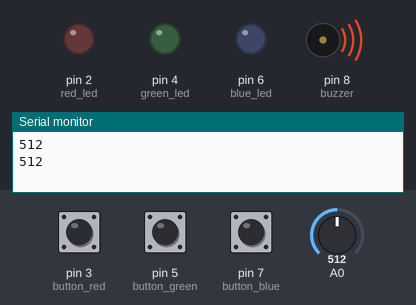
The sketch below on a simulated Arduino Uno, built with avr-gcc and run on an emulated ATmega328P. On the bench: output pins drawn as LEDs (lit = HIGH), buzzer (waves = sounding), the last lines printed to the serial monitor. The test bench sets the inputs (shaded band); at power-on: pin 3 (button_red) LOW, pin 5 (button_green) LOW, pin 7 (button_blue) LOW, A0 = 512.

Above: at 1.6 s.
1.7 s: pin 3 (button_red) pulled HIGH for 1 s
At 2.53 s:
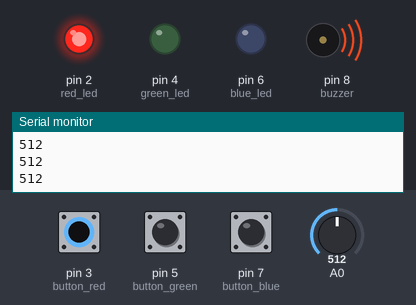
5.7 s: pin 5 (button_green) pulled HIGH for 1 s
At 5.98 s:
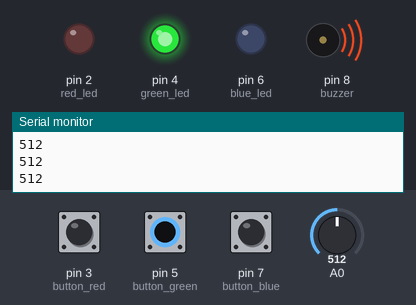
9.2 s: pin 7 (button_blue) pulled HIGH for 1 s
At 9.43 s:
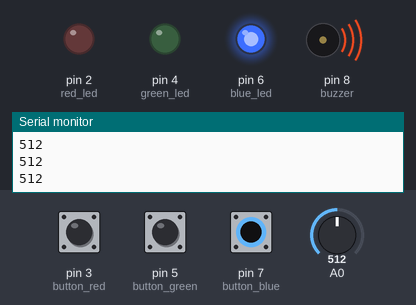
12.7 s: pin 3 (button_red) pulled HIGH for 3.2 s
At 15.89 s:
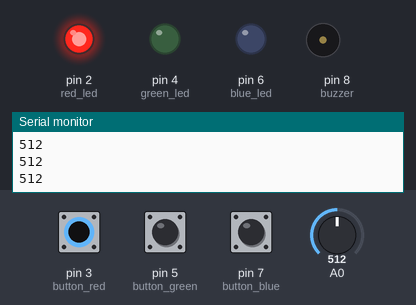
19.0 s: A0 set to 988
22.5 s: A0 set to 1017
Timing chart, 0 to 25.2 s (numbered marks = the images above; inputs shaded):
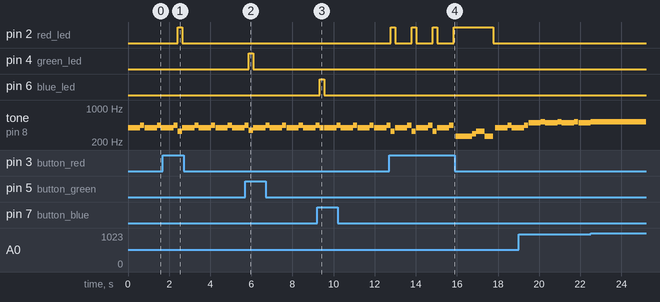

The sketch:

sketch_aug22c.ino
```cpp
//BUZZER MUSIC CODES
int Do = 262;
int Re = 294;
int Mi = 330;
int Fa = 349;
int Sol = 392;
int La = 440;
int Si = 494;
int Do_ = 523;

int red_led=2;
int button_red=3;
int green_led=4;
int button_green=5;
int blue_led=6;
int button_blue=7;
int buzzer=8;
int a0_value=0;
int counter_red=0;
int counter_green=0;
int counter_blue=0;

void setup()
{
  Serial.begin(9600);
  pinMode(red_led,OUTPUT);
  pinMode(green_led,OUTPUT);
  pinMode(blue_led,OUTPUT);
  pinMode(button_red,INPUT);
  pinMode(button_green,INPUT);
  pinMode(button_blue,INPUT);
  pinMode(buzzer,OUTPUT);
}

void loop()
{
  a0_value =analogRead(A0);
  Serial.println(a0_value);

  //BUTTON PART
  if(digitalRead(button_red) == HIGH)
  {
    counter_red++;

    if(counter_red<5)
    single_note(red_led,Mi);

    else if(counter_red==5)
    mixed_up(red_led,Do,Re,Mi,counter_red);
  }

  if(digitalRead(button_green) == HIGH)
  {
    counter_green++;

    if(counter_green<5)
    single_note(green_led,Fa);

    else if(counter_green == 5)
    mixed_up(green_led,Mi,Fa,Sol,counter_green);
  }

  if(digitalRead(button_blue) == HIGH)
  {
    counter_blue++;

    if(counter_blue<5)
    single_note(blue_led,Sol);

    else if(counter_blue==5)
    mixed_up(blue_led,Sol,La,Si,counter_blue);
  }

  //POTENTIOMETER PART
  if(a0_value ==0)
  noTone(buzzer);

  if(a0_value >0 && a0_value <=250)
  pot(Do,Re);

  if(a0_value >250 && a0_value <=500)
  pot(Mi,Fa);

  if(a0_value >500 && a0_value <=750)
  pot(Sol,La);

  if(a0_value >750 && a0_value <=1000)
  pot(Si,Do_);

  if(a0_value >1000)
  {
  tone(buzzer,Do_);
  delay(2000);
  }
}

//WHEN THE COUNTER IS LESS THAN FIVE
void single_note(int led_name, int note)
{
  digitalWrite(led_name,HIGH);
  tone(buzzer,note);
  delay(200);
  noTone(buzzer);
  delay(10);
  digitalWrite(led_name,LOW);
}

//WHEN THE COUNTER EQUALS FIVE
void mixed_up(int led_name, int note1, int note2, int note3, int counter_name)
{
  digitalWrite(led_name,HIGH);
  delay(100);
  tone(buzzer,note1);
  delay(800);
  tone(buzzer,note2);
  delay(200);
  tone(buzzer,note3);
  delay(400);
  tone(buzzer,note1);
  delay(200);
  noTone(buzzer);
  delay(10);
  tone(buzzer,note1);
  delay(200);
  noTone(buzzer);
  delay(10);
  digitalWrite(led_name,LOW);
  delay(100);
  counter_name=0;
}

//POTENTIOMETER FUNCTION
void pot(int note1, int note2)
{
  tone(buzzer,note1);
  delay(600);
  tone(buzzer,note2);
  delay(200);
  noTone(buzzer);
  delay(10);
}
```

Measured:
- after the input at 1.7 s, pin 2 (red_led): LOW → HIGH after 0.73 s, → LOW 0.21 s later
- after the input at 5.7 s, pin 4 (green_led): LOW → HIGH after 0.18 s, → LOW 0.21 s later
- after the input at 9.2 s, pin 6 (blue_led): LOW → HIGH after 0.13 s, → LOW 0.21 s later
- after the input at 12.7 s, pin 2 (red_led): goes 3 × (HIGH 0.21 s, LOW 0.81 s), HIGH 1.9 s, then LOW, starting after 0.09 s
- by itself, tone on pin 8 (buzzer): plays 330 Hz for 0.20 s, 392 Hz for 0.60 s, 440 Hz for 0.20 s, 330 Hz for 0.20 s, 392 Hz for 0.60 s, 440 Hz for 0.20 s … (17 notes in this stretch)
